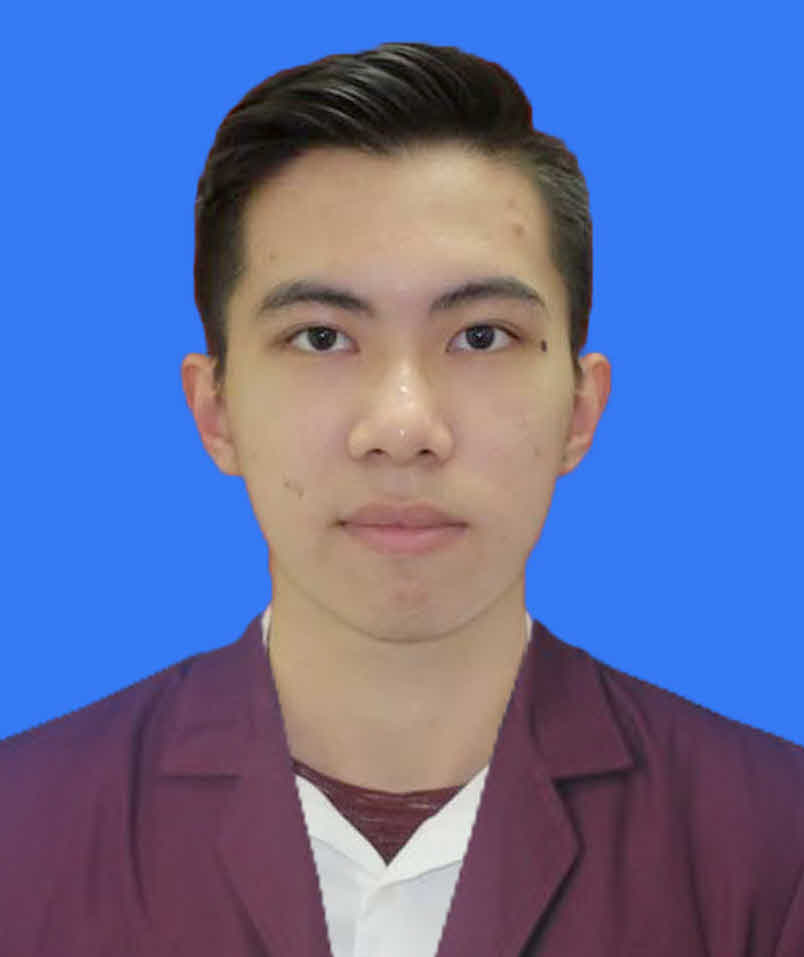
#> input picture images/train/AW/AW.png, 804 x 957 px
$ python main.py   (older library calls are emulated)
#> lines starting #> are read from the running program, lines starting #| are printed output that depends on the picture; after the words box and inside, x2 and y2 are one past the last pixel; in counts of white or black regions, pixels touching at a corner belong together
import cv2 as cv
from matplotlib import pyplot as plt
import numpy as np
import os

video = cv.VideoCapture(0)
classifier = cv.CascadeClassifier('haarcascade_frontalface_default.xml')

face_list = []
class_list = []
names = []

train_path = 'images/train'
tdir = os.listdir(train_path)

for index, train_dir in enumerate(tdir):
    names.append(train_dir)
    for image_path in os.listdir(f'{train_path}/{train_dir}'):
        path = f'{train_path}/{train_dir}/{image_path}'
        if path.split('.')[1] != 'db':
            gray = cv.imread(path, 0)
#> gray: shape (957, 804); min 0, max 242, mean 111.9
            faces = classifier.detectMultiScale(gray, scaleFactor=1.2, minNeighbors=5)
#> faces = [[150, 145, 494, 494]]
            if len(faces) < 1:
                continue
            for face_rect in faces:
                x, y, w, h = face_rect
                face_image = gray[y: y + w, x : x + h]
                face_list.append(face_image)
                class_list.append(index)
#> this loop made 1 pass
#> pass 1, `face_image = gray[y: y + w, x : x + h]`:
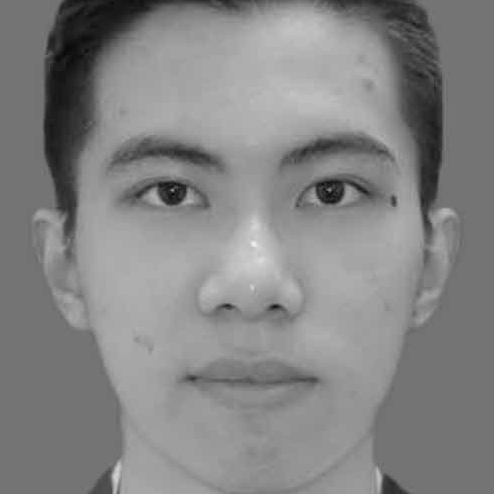
#> face_image: shape (494, 494); min 5, max 240, mean 132.3
#> after the loop, class_list = [0]; face_list = 1 item
#> pass 2 of the loop `for index, train_dir in enumerate(tdir):`:
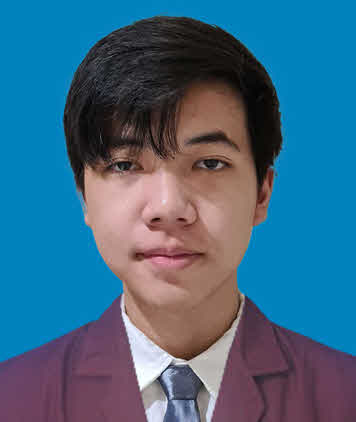
#> input picture images/train/AX/AX.png, 356 x 422 px
#> `gray = cv.imread(path, 0)`:
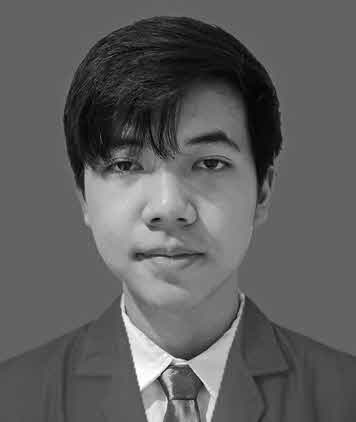
#> gray: shape (422, 356); min 0, max 255, mean 94.8
#> `faces = classifier.detectMultiScale(gray, scaleFactor=1.2, minNeighbor..`: faces = [[51, 75, 234, 234]]
#> the loop `for face_rect in faces:` made 1 pass
#> pass 1, `face_image = gray[y: y + w, x : x + h]`:
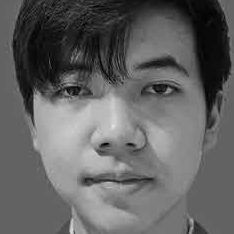
#> face_image: shape (234, 234); min 0, max 228, mean 98.4
#> after the loop `for face_rect in faces:`: class_list = [0, 1]; face_list = 2 items
#> pass 3 of the loop `for index, train_dir in enumerate(tdir):`:
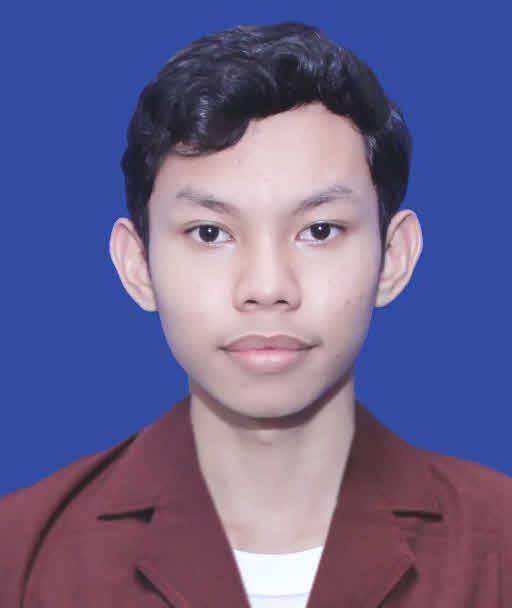
#> input picture images/train/BS/BS.png, 512 x 608 px
#> `gray = cv.imread(path, 0)`:
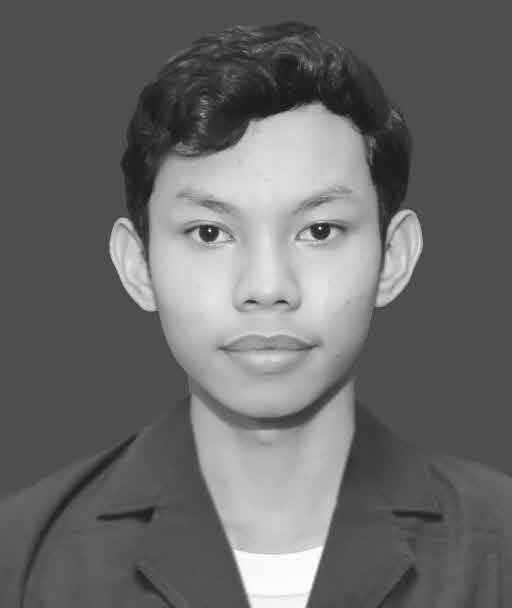
#> gray: shape (608, 512); min 15, max 255, mean 105.3
#> `faces = classifier.detectMultiScale(gray, scaleFactor=1.2, minNeighbor..`: faces = [[127, 122, 283, 283]]
#> the loop `for face_rect in faces:` made 1 pass
#> pass 1, `face_image = gray[y: y + w, x : x + h]`:
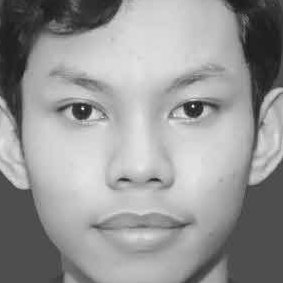
#> face_image: shape (283, 283); min 21, max 255, mean 151.3
#> after the loop `for face_rect in faces:`: class_list = [0, 1, 2]; face_list = 3 items
#> the loop made 4 passes; the first 3 are shown
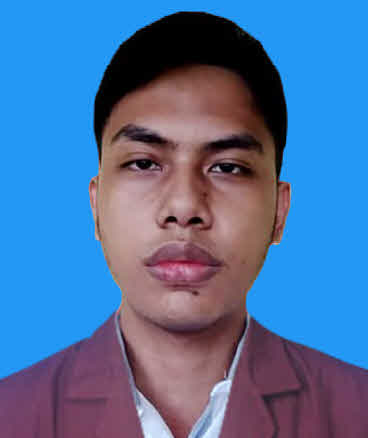
#> input picture images/train/FT/FT.png, 368 x 438 px, given in place of the camera
#> further down, frame is the input picture: shape (438, 368, 3); mean B, G, R 159, 112.3, 78

face_recognizer = cv.face.LBPHFaceRecognizer_create()
face_recognizer.train(face_list, np.array(class_list))

def stackImages(scale,img_array):
    rows = len(img_array)
    cols = len(img_array[0])
    available_rows = isinstance(img_array[0], list)
    width = img_array[0][0].shape[1]
    height = img_array[0][0].shape[0]
    if available_rows:
        for x in range ( 0, rows):
            for y in range(0, cols):
                if img_array[x][y].shape[:2] == img_array[0][0].shape [:2]:
                    img_array[x][y] = cv.resize(img_array[x][y], (0, 0), None, scale, scale)
                else:
                    img_array[x][y] = cv.resize(img_array[x][y], (img_array[0][0].shape[1], img_array[0][0].shape[0]), None, scale, scale)
                if len(img_array[x][y].shape) == 2: img_array[x][y]= cv.cvtColor(img_array[x][y], cv.COLOR_GRAY2BGR)
        blank_image = np.zeros((height, width, 3), np.uint8)
        horiz = [blank_image]*rows
        for x in range(0, rows):
            horiz[x] = np.hstack(img_array[x])
        vertic = np.vstack(horiz)
    else:
        for x in range(0, rows):
            if img_array[x].shape[:2] == img_array[0].shape[:2]:
                img_array[x] = cv.resize(img_array[x], (0, 0), None, scale, scale)
            else:
                img_array[x] = cv.resize(img_array[x], (img_array[0].shape[1], img_array[0].shape[0]), None,scale, scale)
            if len(img_array[x].shape) == 2: img_array[x] = cv.cvtColor(img_array[x], cv.COLOR_GRAY2BGR)
        horiz = np.hstack(img_array)
        vertic = horiz
    return vertic

def blur_image(frame_blur_copy):
    gray_blur = cv.cvtColor(frame_blur_copy, cv.COLOR_BGR2GRAY)
    faces_blur = classifier.detectMultiScale(gray_blur, scaleFactor=1.2, minNeighbors=5)

    for(x, y, w, h) in faces_blur:

        image2 = cv.rectangle(frame_blur_copy, (x,y), (x + w, y + h), (0, 255, 0), 2)
        face_image2 = gray_blur[y: y + w, x: x + h]
        idx2, similarity2 = face_recognizer.predict(face_image2)

        if(similarity2 > 100.0):
            similarity2 = 100.0

        # Putting text name and similarity percent
        text = f'{names[idx2]} {(int(similarity2))}%'
        cv.putText(frame_blur_copy, text, (x, y-20), cv.FONT_HERSHEY_PLAIN, 1.3, (0, 255, 0), 2)

        image2[y : y + h, x : x + w] = cv.blur(image2[y : y + h, x : x + w], (50,50))

    cv.putText(frame_blur_copy, "Blur Filter", (10, 50), cv.FONT_HERSHEY_PLAIN, 2, (0, 255, 0), 2)

    return frame_blur_copy

def cequ_gray(frame_cequ):
    cv.putText(frame_cequ, "Cequ Gray Filter", (10, 50), cv.FONT_HERSHEY_PLAIN, 2, (0, 255, 0), 2)
    frame_gray = cv.cvtColor(frame_cequ, cv.COLOR_BGR2GRAY)
    clahe = cv.createCLAHE(clipLimit=4.0, tileGridSize = (8, 8))
    cequ_gray = clahe.apply(frame_gray)

    return cequ_gray

def face_processing(frame):
    gray = cv.cvtColor(frame, cv.COLOR_BGR2GRAY)
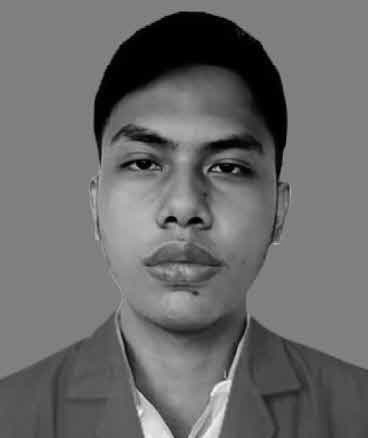
#> gray: shape (438, 368); min 0, max 249, mean 107.6
    faces = classifier.detectMultiScale(gray, scaleFactor=1.2, minNeighbors=5)
#> faces = [[71, 72, 227, 227]]
    similarity = 0

    for(x, y, w, h) in faces:
        image = cv.rectangle(frame, (x,y), (x + w, y + h), (0, 255, 0), 2)
        face_image = gray[y: y + w, x: x + h]
        idx, similarity = face_recognizer.predict(face_image)

        if(similarity > 100.0):
            similarity = 100.0

        # Putting text name and similarity percent
        text = f'{names[idx]} {(int(similarity))}%'
        cv.putText(frame, text, (x, y-20), cv.FONT_HERSHEY_PLAIN, 1.3, (0, 255, 0), 2)
#> this loop made 1 pass
#> (x, y, w, h, idx) on pass 1: (71, 72, 227, 227, 3)
#> pass 1, in face_processing, `face_image = gray[y: y + w, x: x + h]`:
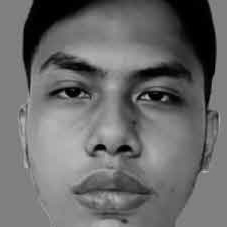
#> face_image: shape (227, 227); min 0, max 190, mean 106.7
#> after the loop:
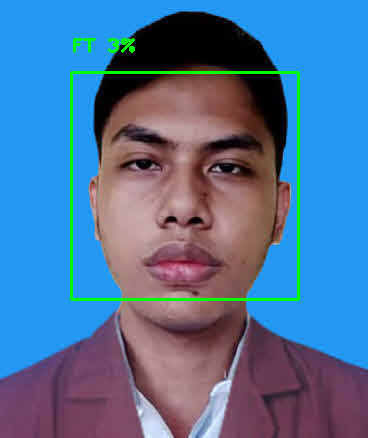
#> frame: shape (438, 368, 3); 1.92% of pixels changed, all inside (x1, y1, x2, y2) = (70, 38, 300, 301)

    cv.putText(frame, "Face Detection", (10, 50), cv.FONT_HERSHEY_PLAIN, 2, (0, 255, 0), 2)
#> frame: shape (438, 368, 3); 0.75% of pixels changed, all inside (x1, y1, x2, y2) = (13, 27, 260, 50)

    return frame

def shape_detector(frame_s):
    frame_detector_gray = cv.cvtColor(frame_s, cv.COLOR_BGR2GRAY)
    _, thresh = cv.threshold(frame_detector_gray, 110, 255, cv.THRESH_BINARY)
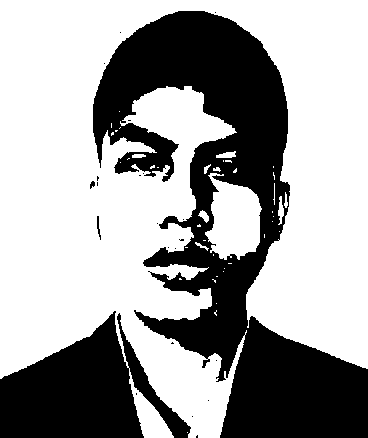
#> thresh: shape (438, 368); 63.6% white; 23 black regions (19 under 20 px), largest, box (x1, y1, x2, y2) and area: (93, 11, 368, 438) 45326, (0, 311, 191, 438) 13251, (97, 216, 101, 240) 44, (90, 181, 95, 189) 26
    _, contours, _ = cv.findContours(thresh, cv.RETR_TREE, cv.CHAIN_APPROX_SIMPLE)

    for contour in contours:
        approx = cv.approxPolyDP(contour, 0.01 * cv.arcLength(contour, True), True)
        cv.drawContours(frame_s, [contour], 0, (0, 0, 0), 2)
        x = approx.ravel()[0]
        y = approx.ravel()[1] - 5

        if len(approx) == 3:
            cv.putText(frame_s, 'Triangle', (x, y), cv.FONT_HERSHEY_SIMPLEX, 0.6, (0, 0, 0), 2)
        elif len(approx) == 4:
            x, y, w, h = cv.boundingRect(approx)
            aspect_ratio = float (w) / h
            if aspect_ratio >= 0.95 and aspect_ratio <= 1.05:
                cv.putText(frame_s, 'Square', (x, y), cv.FONT_HERSHEY_SIMPLEX, 0.6, (0, 0, 0), 2)

            else:
                cv.putText(frame_s, 'Rectangle', (x, y), cv.FONT_HERSHEY_SIMPLEX, 0.6, (0, 0, 0), 2)

        elif len(approx) == 5:
            cv.putText(frame_s, 'Pentagon', (x, y), cv.FONT_HERSHEY_SIMPLEX, 0.6, (0, 0, 0), 2)

        elif len(approx) == 6:
            cv.putText(frame_s, 'Hexagon', (x, y), cv.FONT_HERSHEY_SIMPLEX, 0.6, (0, 0, 0), 2)

        elif len(approx) == 10:
            cv.putText(frame_s, 'Star', (x, y), cv.FONT_HERSHEY_SIMPLEX, 0.6, (0, 0, 0), 2)
        else:
            cv.putText(frame_s, 'Circle', (x, y), cv.FONT_HERSHEY_SIMPLEX, 0.6, (0, 0, 0), 2)

    cv.putText(frame_s, "Shape Detection", (10, 50), cv.FONT_HERSHEY_PLAIN, 2, (0, 255, 0), 2)
#> frame_s: shape (438, 368, 3); mean B, G, R 130.7, 91.8, 56.2
#> in blur_image, `cv.putText(frame_blur_copy, "Blur Filter", (10, 50), cv.FONT_HERSHEY_P..`: frame_blur_copy: shape (438, 368, 3); mean B, G, R 155, 115.3, 77.1

    return frame_s

def canny_images(frame_canny):
    cv.putText(frame_canny, "Canny Filter", (10, 50), cv.FONT_HERSHEY_PLAIN, 2, (0, 255, 0), 2)
    gray_canny = cv.cvtColor(frame_canny, cv.COLOR_BGR2GRAY)
    canny_frame = cv.Canny(gray_canny, 240, 90)
#> canny_frame: shape (438, 368); 2.3% white in thin lines or dots, all inside (x1, y1, x2, y2) = (61, 11, 368, 438)

    return canny_frame

def original_image(frame_original):
    cv.putText(frame_original, "Original", (10, 50), cv.FONT_HERSHEY_PLAIN, 2, (0, 255, 0), 2)

    return frame_original

while True:

    # frame with face recognition
    _, frame = video.read()

    # no edited frame
    no_edited_frame = frame.copy()

    # cequ gray frame
    frame_cequ = frame.copy()

    # shape detector frame
    frame_shape = frame.copy()

    # blur frame
    frame_blur_copy = frame.copy()

    # canny frame
    frame_canny_copy = frame.copy()


    #stack the images
    img_stack = stackImages(0.7, [[original_image(no_edited_frame), face_processing(frame), shape_detector(frame_shape)], [blur_image(frame_blur_copy), canny_images(frame_canny_copy), cequ_gray(frame_cequ)],])
#> in stackImages, `vertic = np.vstack(horiz)`:
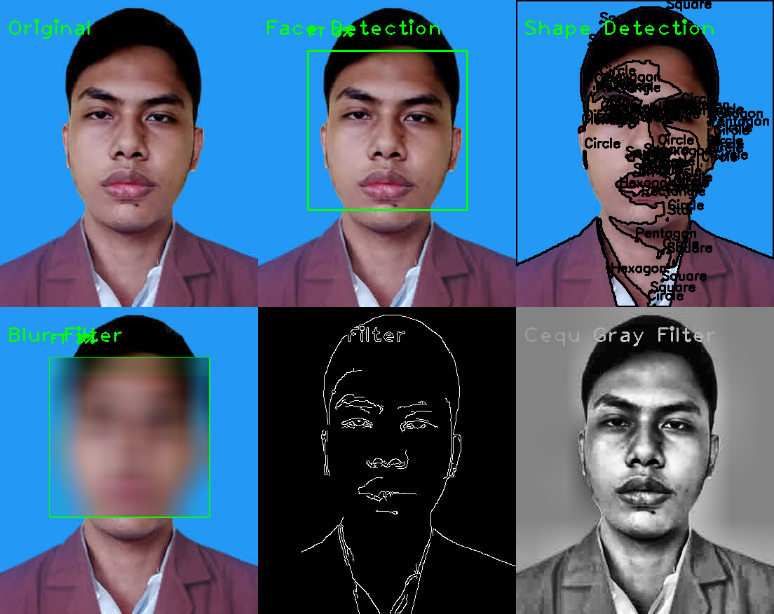
#> vertic: shape (614, 774, 3); mean of channels 0, 1, 2 121.3, 94.2, 69.5; drawn as B, G, R

    cv.imshow('Qualification RE22-1',img_stack)
    key = cv.waitKey(1)
#> (key Esc is pressed here)

    #press escape to quit
    if (key==27):
        path = 'images/result'
        filename = 'result.jpg'
        cv.imwrite(os.path.join(path, filename), img_stack)
        saved_image = cv.imread(path + '/' + filename, cv.IMREAD_ANYCOLOR)
        break

video.release()
cv.destroyAllWindows()
